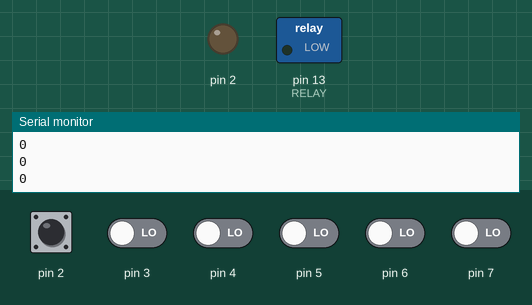
A sketch run on a simulated Arduino Uno, built with avr-gcc and run on an emulated ATmega328P. On the bench: switched loads named in the sketch (green lamp = pin HIGH), output pins drawn as LEDs (lit = HIGH), the last lines printed to the serial monitor. Inputs (shaded band) come from the test bench; at power-on: pin 2–7 LOW.

Above: at 1.2 s.
1.3 s: pin 2 pulsed HIGH 2 times (0.12 s each, 0.3 s apart)
At 2.4 s:
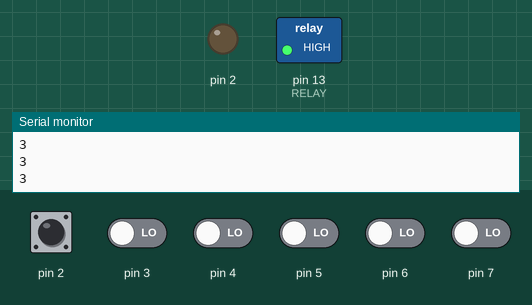
Timing chart, 0 to 4.3 s (numbered marks = the images above; inputs shaded):
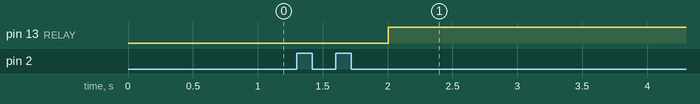

Measured:
- after the input at 1.3 s, pin 13 (RELAY): LOW → HIGH after 0.70 s

The sketch:

enlight.ino
```cpp
/*
  enlight 1.0 - manage a relay with a capacitive touch
  by lesion
  Oct 2014
  This code is in the public domain.
*/

#include <avr/io.h>
#include <util/delay.h>


// 10M resistor between pins SENSOR_OUT & SENSOR_IN
// attach your capacitor switch at pin SENSOR_PIN
#define SENSOR_IN  2
#define SENSOR_OUT 4

#define RELAY      13

#define MIN_SWITCH_DELAY_MS 2000


volatile uint8_t* port;
volatile uint8_t* ddr;
volatile uint8_t* pin;
uint8_t bitmask;


uint8_t readCapacitivePin(){

  // Discharge the pin first by setting it low and output
  *port &= ~(bitmask);
  *ddr  |= bitmask;
  _delay_ms(1);

  // Make the pin an input WITH the internal pull-up on
  *ddr &= ~(bitmask);
  *port |= bitmask;

  // Now see how long the pin to get pulled up
  uint8_t cycles = 3;
       if (*pin & bitmask) { cycles =  0;}
  else if (*pin & bitmask) { cycles =  1;}
  else if (*pin & bitmask) { cycles =  2;}
  else if (*pin & bitmask) { cycles =  3;}

  // Discharge the pin again by setting it low and output
  //  It's important to leave the pins low if you want to
  //  be able to touch more than 1 sensor at a time - if
  //  the sensor is left pulled high, when you touch
  //  two sensors, your body will transfer the charge between
  //  sensors.
  *port &= ~(bitmask);
  *ddr  |= bitmask;

  return cycles;
}


void setup()
{
   Serial.begin(4800);
   pinMode(RELAY,OUTPUT);

  // Here we translate the input pin number from
  //  Arduino pin number to the AVR PORT, PIN, DDR,
  //  and which bit of those registers we care about.

  if ((SENSOR_IN >= 0) && (SENSOR_IN <= 7)){
    port = &PORTD;
    ddr = &DDRD;
    bitmask = 1 << SENSOR_IN;
    pin = &PIND;
  }
  if ((SENSOR_IN > 7) && (SENSOR_IN <= 13)){
    port = &PORTB;
    ddr = &DDRB;
    bitmask = 1 << (SENSOR_IN - 8);
    pin = &PINB;
  }
  if ((SENSOR_IN > 13) && (SENSOR_IN <= 19)){
    port = &PORTC;
    ddr = &DDRC;
    bitmask = 1 << (SENSOR_IN - 13);
    pin = &PINC;
  }
}


// relay status
boolean state=false;

// i'm touching ?
boolean touching=false;

// each time we change status we control
// when we have done it last time
// to avoid fast toggle
long lastMillis = millis();

void loop()
{
    long capacitance = readCapacitivePin();

    Serial.println(capacitance);

    // to toggle the status of relay
    // the difference in capacitance
    // has to be > of 150% from the previous value
    if(capacitance>1)
    {
      // check if enough time is passed since last switch
      if(!touching && millis()-lastMillis>MIN_SWITCH_DELAY_MS)
      {
        lastMillis=millis();
        touching=true;
        state = !state;
        digitalWrite(RELAY,state);
      }
    }
    else
    {
      touching=false;
    }

};
```
